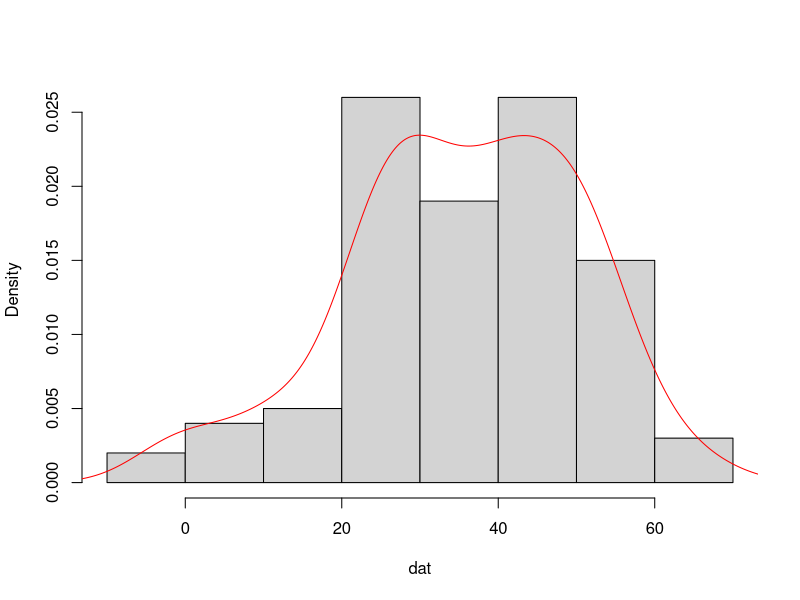
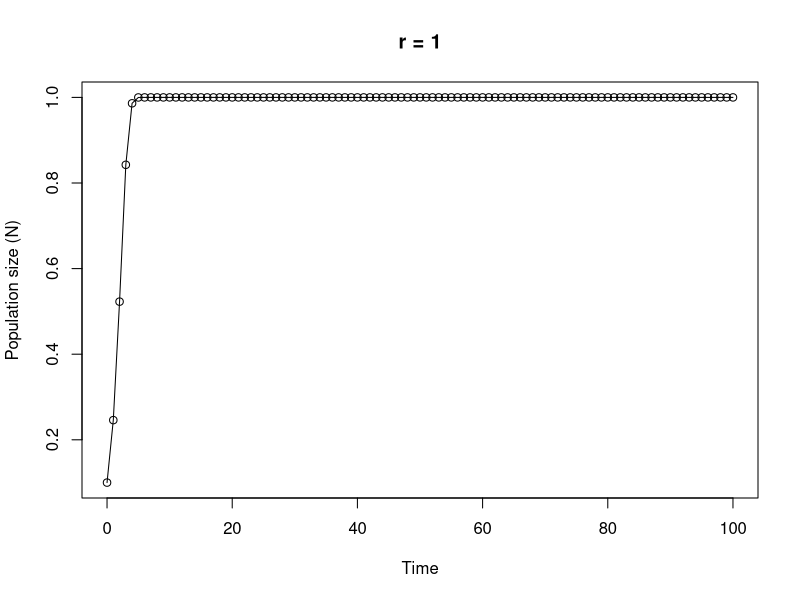

Reproduce these figures in R, in order.
## ----Q1, results = 'asis'--------------------------------------------------------------------------------------------------------

# area of a circle
# the equation to calculate the area of a circle is pi * radius^2

circle.area <- function(d){ 
	pi * (d/2)^2
}

# to use your new function

circle.area(10)
# [1] 78.53982

# to test on a vector of diameters
# first create a vector with diameters ranging from 0 to 50 in steps of 10

cir.diam <- seq(from = 0, to = 50, by = 10)

# test your function

circle.area(cir.diam)
# [1]    0.00000   78.53982  314.15927  706.85835 1256.63706 1963.49541


## ----Q2, tidy = TRUE-------------------------------------------------------------------------------------------------------------

far.cent <- function(a){
	val <- (a-32)*5/9
	print(paste("Fahrenheit: ", round(a, digits = 3), "oF",sep = " "), quote = FALSE)# round 3dp
	print(paste("Centigrade: ", round(val, digits = 3), "oC", sep = " "), quote = FALSE)# round 3dp
}

# alternative Fahrenheit to centigrade using cat function

far.cent2 <- function(a){
	val <- (a - 32) * 5/9	#calculation
	cat("Fahrenheit: ", round(a, digits = 3), "oF", "\n")   # use cat function
	cat("Centigrade: ", round(val, digits = 3), "oC", "\n")   
}



## ----Q3--------------------------------------------------------------------------------------------------------------------------

# Create a vector of normally distributed data
# length 100, mean 35 and standard deviation of 29

vals <- rnorm(100, 35, 15)	# create some norm dist data mean 35, sd = 15

summary.fun <- function(dat){
	mymean <- round(mean(dat), digits = 4)      	# calc mean
	mymedian <- round(median(dat), digits = 4)    # calc median
	mymin <- round(min(dat), digits = 4)          # calc min
	mymax <- round(max(dat), digits = 4)          # calc max
	print(paste("mean:", mymean, sep = " "), quote = FALSE)     # print mean
	print(paste("median:", mymedian, sep = " "), quote = FALSE)     # print median
	print(paste("range:", "from:", mymin, "to", mymax, sep = " "), quote = FALSE) 
	dens <- density(dat)                          # estimate density curve
	hist(dat, main = "",type = "l",freq = FALSE)  # plot histogram
	lines(dens, lty = 1, col = "red")             # plot density curve
}

# use the function
summary.fun(vals)


## ----Q4--------------------------------------------------------------------------------------------------------------------------

# calculate a median

ourmedian <- function(x){
	n <- length(x)
	if (n %% 2 == 1)      # odd numbers
	  sort(x)[(n + 1)/2]  # find the middle number by adding 1 to length and div 2
	else {                # even numbers
	  middletwo <- sort(x)[(n/2) + 0:1]   #find the two middle numbers
	  mean(middletwo)
	  }
}

# use the function
mydat <- sample(1:50, size = 10, replace = TRUE )

# our function
ourmedian(mydat)

# R median function
median(mydat)


## ----Q5, tidy = TRUE-------------------------------------------------------------------------------------------------------------

# function to simulate Ricker model

Ricker.model <- function(nzero, r, time, K=1){     # sets initial parameters
  N <- numeric(time + 1)    # creates a real vector of length time+1 to store values of Nt+1
  N[1] <- nzero             # sets initial population size in first element of N
  for (i in 1:time) {				# loops over time
      N[i+1] <- N[i]*exp(r*(1 - N[i]/K))    
  }
  Time <- 0:time   					 # creates vector for x axis
  plot(Time, N, type = "o", xlim = c(0, time), xlab = "Time", ylab = "Population size (N)", main = paste("r =", r, sep=" "))   # plots     output
}

# To run
# play around with the different parameters, especially r
Ricker.model(nzero=0.1,r=1,time=100)
